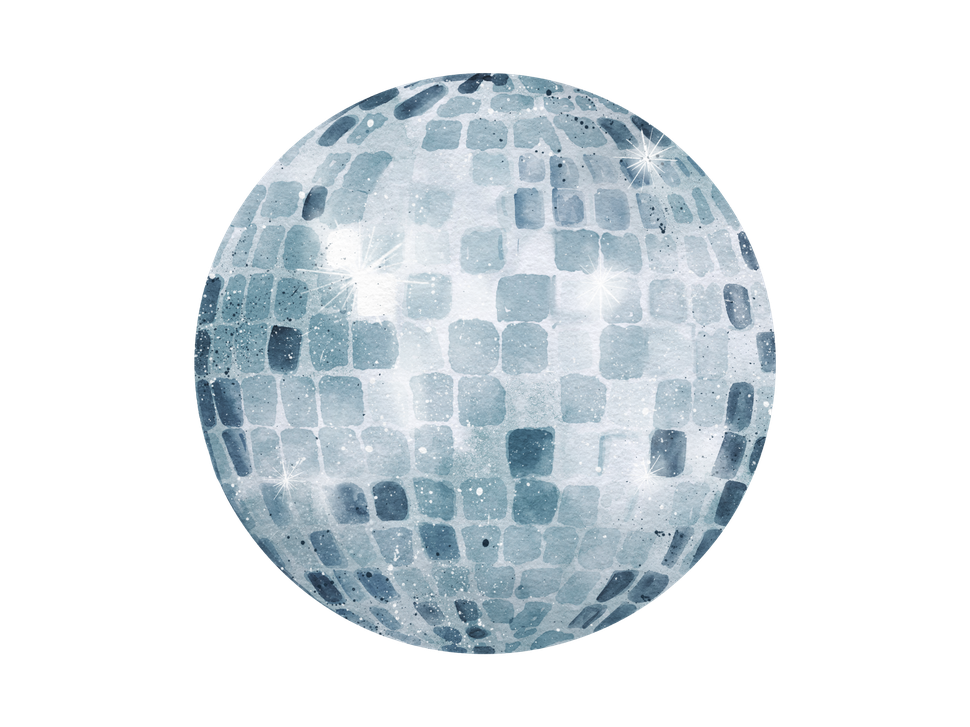
#> input picture scratch/default.png, 970 x 727 px, shrunk from 2268 x 1701 before the run, found by its file name
$ jupyter execute rotate_image.ipynb
#> lines starting #> are read from the running program, lines starting #| are printed output that depends on the picture
[cell 1]
from PIL import Image
import matplotlib.pyplot as plt
import ipywidgets as widgets
from pathlib import Path
import os
from IPython.display import display, clear_output
import matplotlib.pyplot as plt
from matplotlib.patches import Rectangle
import numpy as np

[cell 2]
project_root = Path(os.getcwd()).parent
image_path = project_root / "assets" / "sprites" / "disco_ball" / "default.png"

[cell 3]
img = Image.open(image_path).convert("RGBA")
#> img is the input picture: PIL image 970x727 RGBA; mean R, G, B, A 64.6, 71.4, 75.6, 95.9
print('shape of img: ', img.size)
#| shape of img:  (970, 727)

[cell 4]
#find min and max x, y where alpha>thresh
alpha = np.array(img.split()[-1])
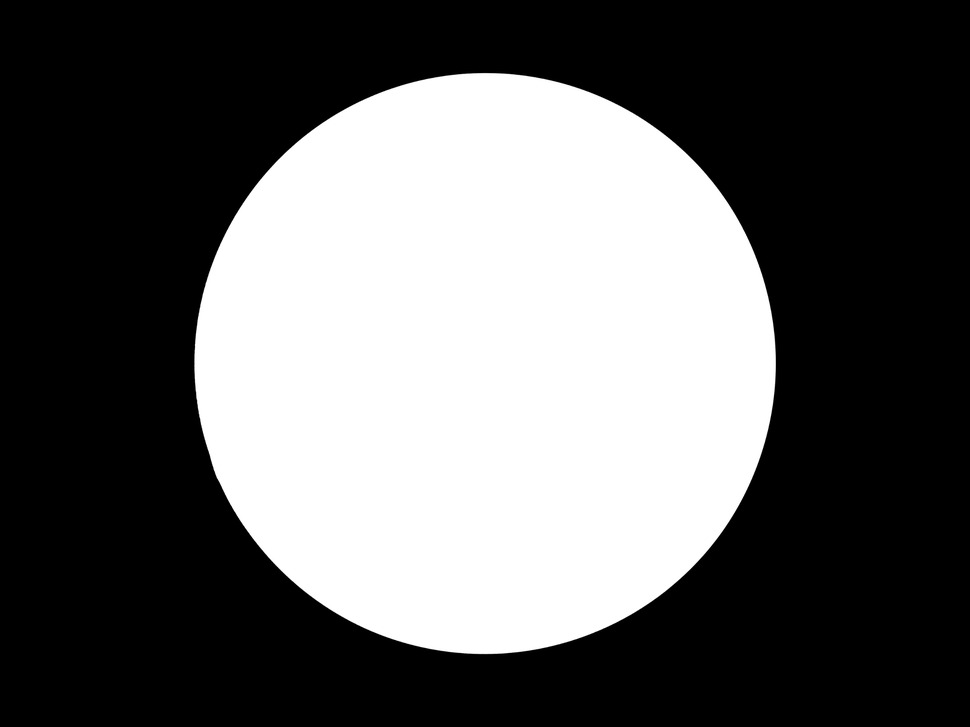
#> alpha: shape (727, 970); min 0, max 255, mean 95.9
thresh = 1
ymin, ymax, xmin, xmax = np.min(np.where(alpha>thresh)[0]), np.max(np.where(alpha>thresh)[0]), np.min(np.where(alpha>thresh)[1]), np.max(np.where(alpha>thresh)[1])
#> ymin = 71; ymax = 656; xmin = 192; xmax = 777
print(f"xmin: {xmin}, xmax: {xmax}, ymin: {ymin}, ymax: {ymax}")
#| xmin: 192, xmax: 777, ymin: 71, ymax: 656

[cell 5]
cropped = img.crop((xmin-1, ymin-1, xmax+1, ymax+1))
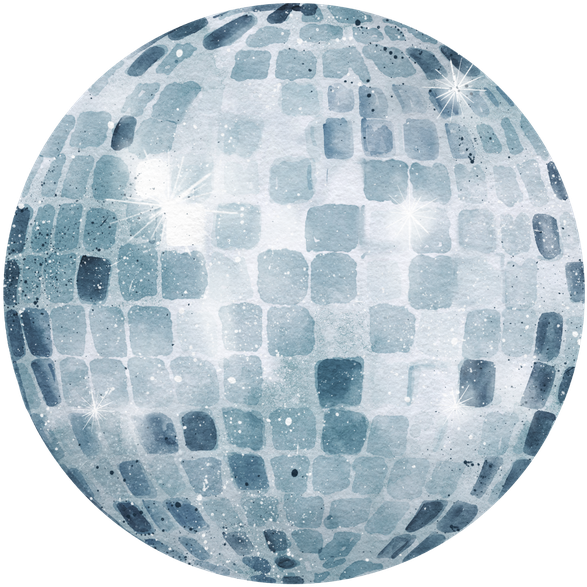
#> cropped: PIL image 587x587 RGBA; mean R, G, B, A 132.3, 146.1, 154.8, 196.4; transparent parts drawn white
cropped.save(project_root / "assets" / "sprites" / "disco_ball" / "cropped.png")

[cell 6]
deltax = xmax - xmin
#> deltax = 585
deltay = ymax - ymin
#> deltay = 585
startx = xmin
#> startx = 192
starty = ymin
#> starty = 71
left_collider_x = startx + (1/3)*deltax
#> left_collider_x = 387
right_collider_x = startx + 0.8*deltax
#> right_collider_x = 660
centroid = ((left_collider_x+right_collider_x)/2, starty+(1/2)*deltay)
#> centroid = (523.5, 363.5)
plt.imshow(img)
#> (this line was passed over: IPython is not available in this run)
plt.axis("off")
#> (this line was passed over: IPython is not available in this run)
rect = Rectangle((startx, starty), deltax, deltay, linewidth=1, edgecolor='r', facecolor='none')
plt.gca().add_patch(rect)
#> (this line was passed over: IPython is not available in this run)
plt.scatter(*centroid, color='blue')
#> (this line was passed over: IPython is not available in this run)
plt.axvline(x=left_collider_x, color='green')
#> (this line was passed over: IPython is not available in this run)
plt.axvline(x=right_collider_x, color='green')
#> (this line was passed over: IPython is not available in this run)
plt.show()

[cell 7]
#plot alpha mask

plt.imshow(alpha>50, cmap='gray')
#> (this line was passed over: IPython is not available in this run)

$ run again, with scratch/aligned.png copied over scratch/default.png
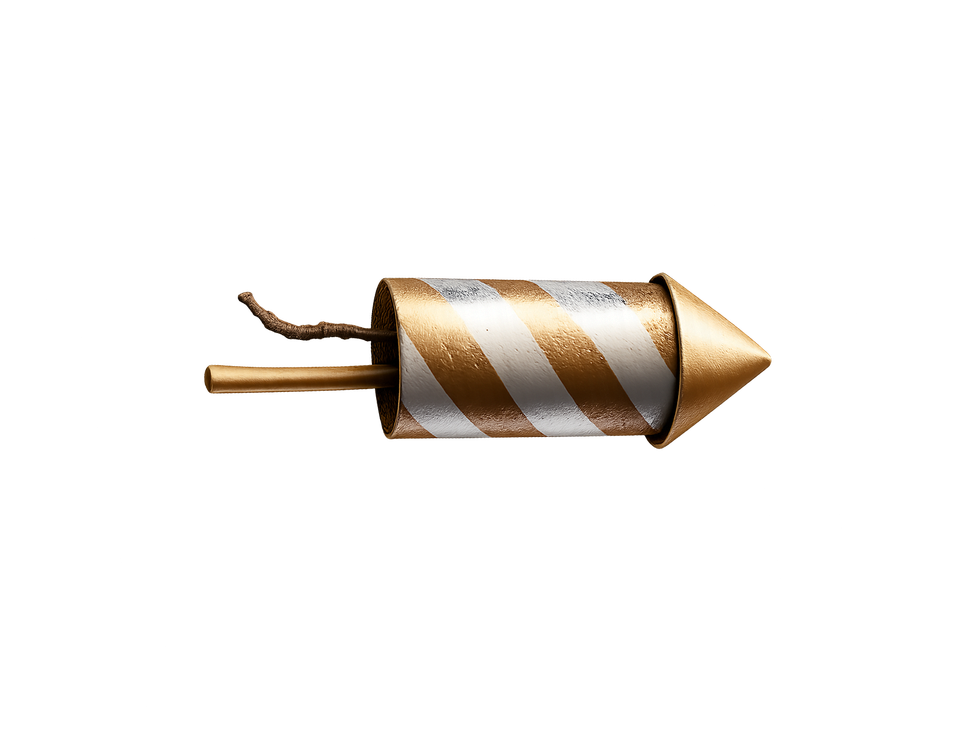
#> input picture scratch/aligned.png, 967 x 729 px, shrunk from 1692 x 1276 before the run, found by its file name
#> img is the input picture: PIL image 967x729 RGBA; mean R, G, B, A 13.8, 11.6, 9.2, 22.3
#| shape of img:  (967, 729)
#> `alpha = np.array(img.split()[-1])`:
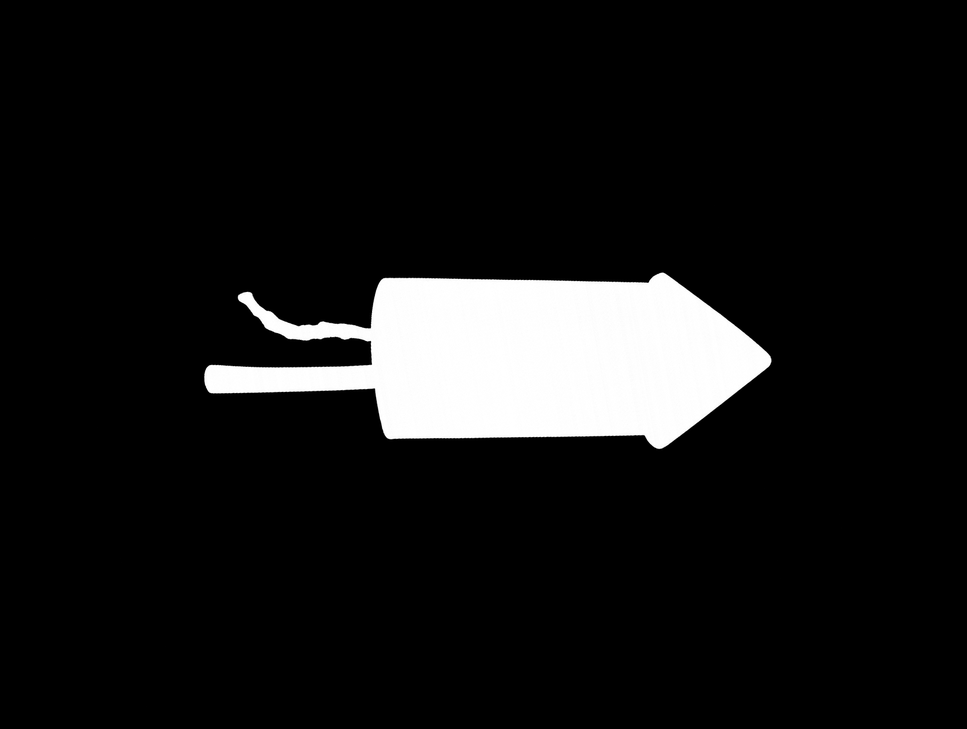
#> alpha: shape (729, 967); min 0, max 255, mean 22.3
#> ymin = 270; ymax = 450; xmin = 202; xmax = 773
#| xmin: 202, xmax: 773, ymin: 270, ymax: 450
#> `cropped = img.crop((xmin-1, ymin-1, xmax+1, ymax+1))`:
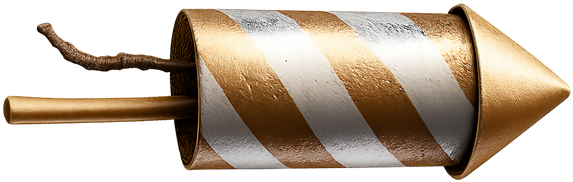
#> cropped: PIL image 573x182 RGBA; mean R, G, B, A 93.6, 78.5, 62.4, 150.9; transparent parts drawn white
#> deltax = 571
#> deltay = 180
#> startx = 202
#> starty = 270
#> left_collider_x = 392.3
#> right_collider_x = 658.8
#> centroid = (525.6, 360)

$ run again, with scratch/dr_pepper_capsule.png copied over scratch/default.png
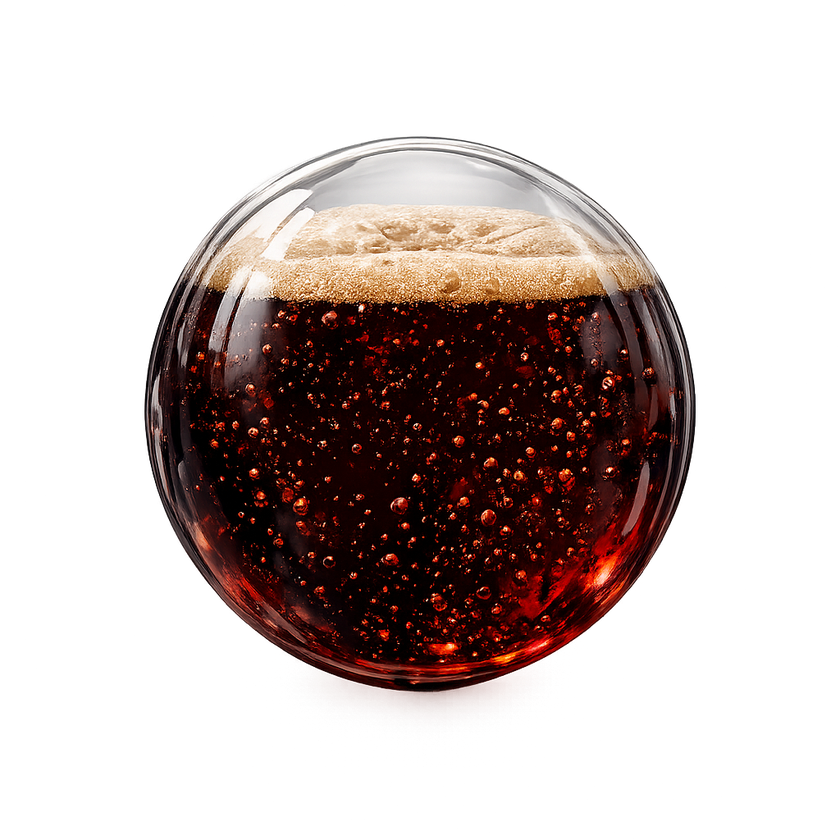
#> input picture scratch/dr_pepper_capsule.png, 840 x 840 px, shrunk from 1024 x 1024 before the run, found by its file name
#> img is the input picture: PIL image 840x840 RGBA; mean R, G, B, A 33.2, 21, 18.5, 86.1
#| shape of img:  (840, 840)
#> `alpha = np.array(img.split()[-1])`:
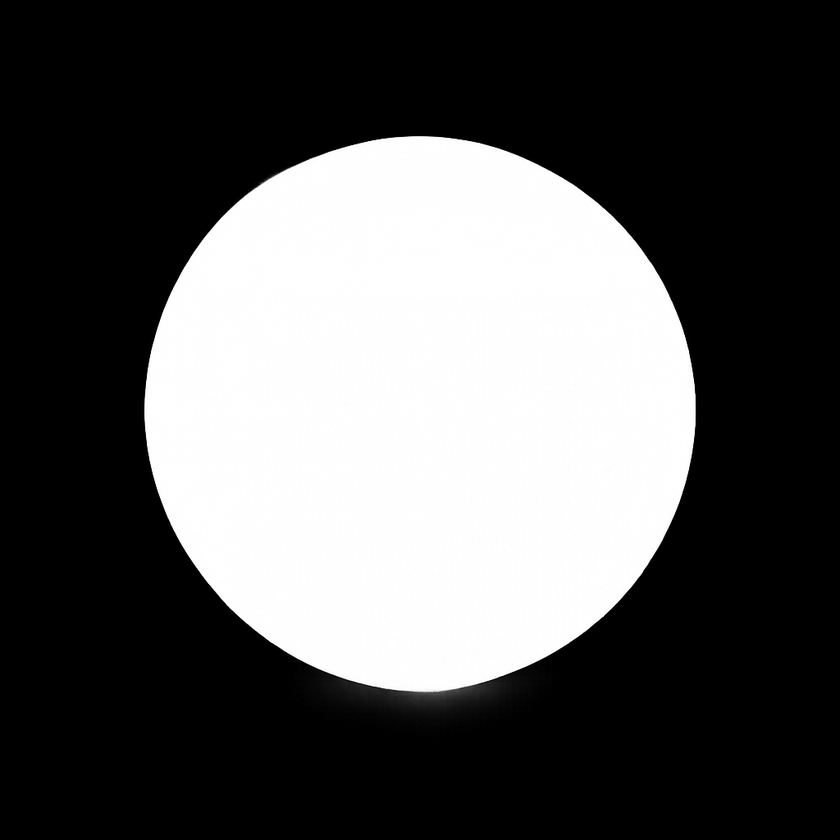
#> alpha: shape (840, 840); min 0, max 255, mean 86.1
#> ymin = 133; ymax = 766; xmin = 142; xmax = 697
#| xmin: 142, xmax: 697, ymin: 133, ymax: 766
#> `cropped = img.crop((xmin-1, ymin-1, xmax+1, ymax+1))`:
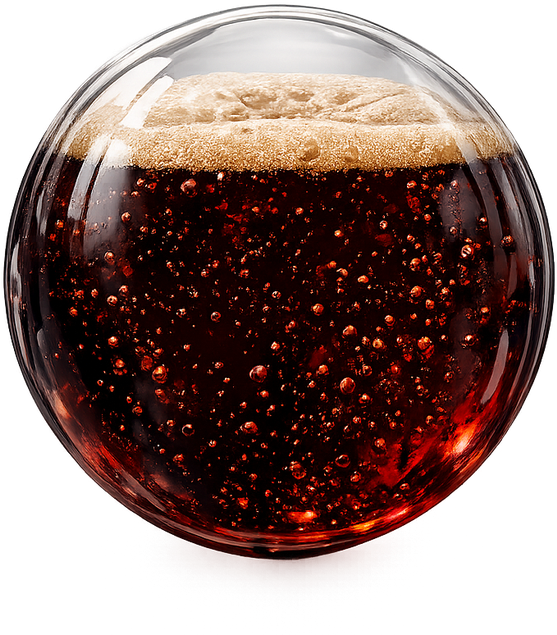
#> cropped: PIL image 557x635 RGBA; mean R, G, B, A 66.3, 41.9, 36.9, 171.8; transparent parts drawn white
#> deltax = 555
#> deltay = 633
#> startx = 142
#> starty = 133
#> left_collider_x = 327
#> right_collider_x = 586
#> centroid = (456.5, 449.5)
